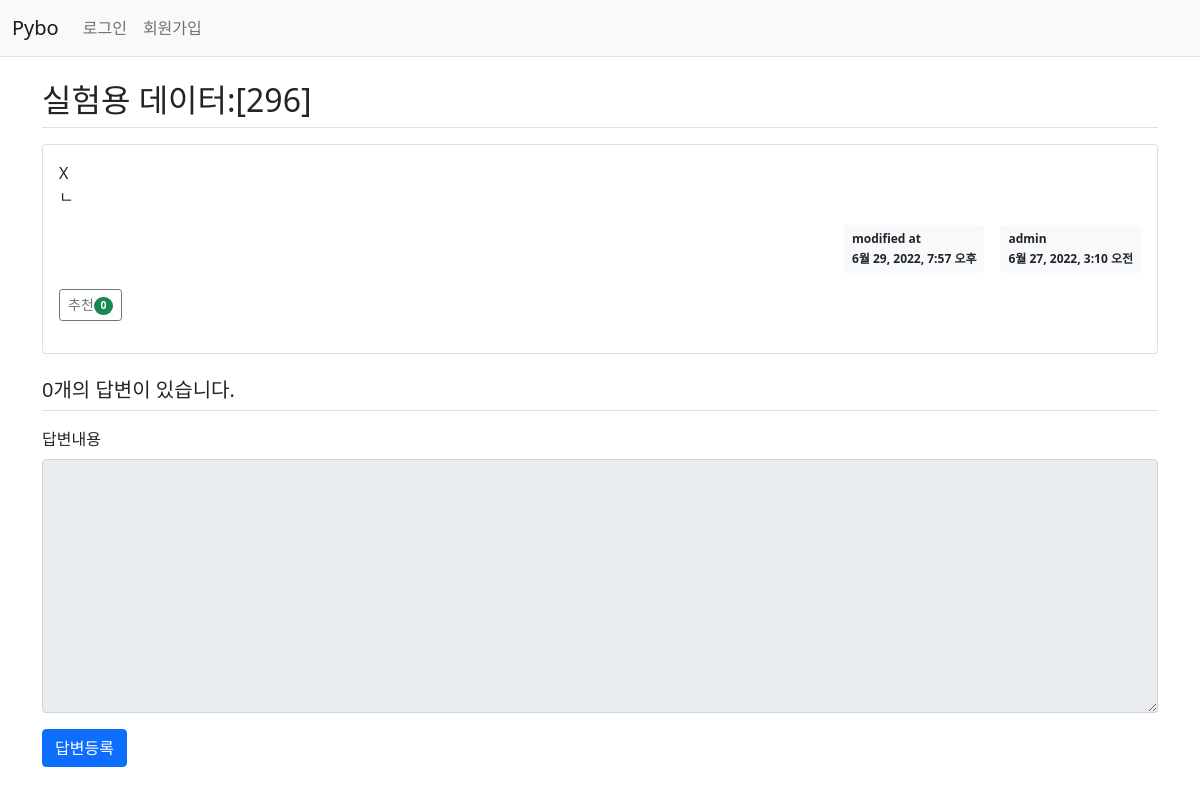
The app's page /pybo/314/, older data.
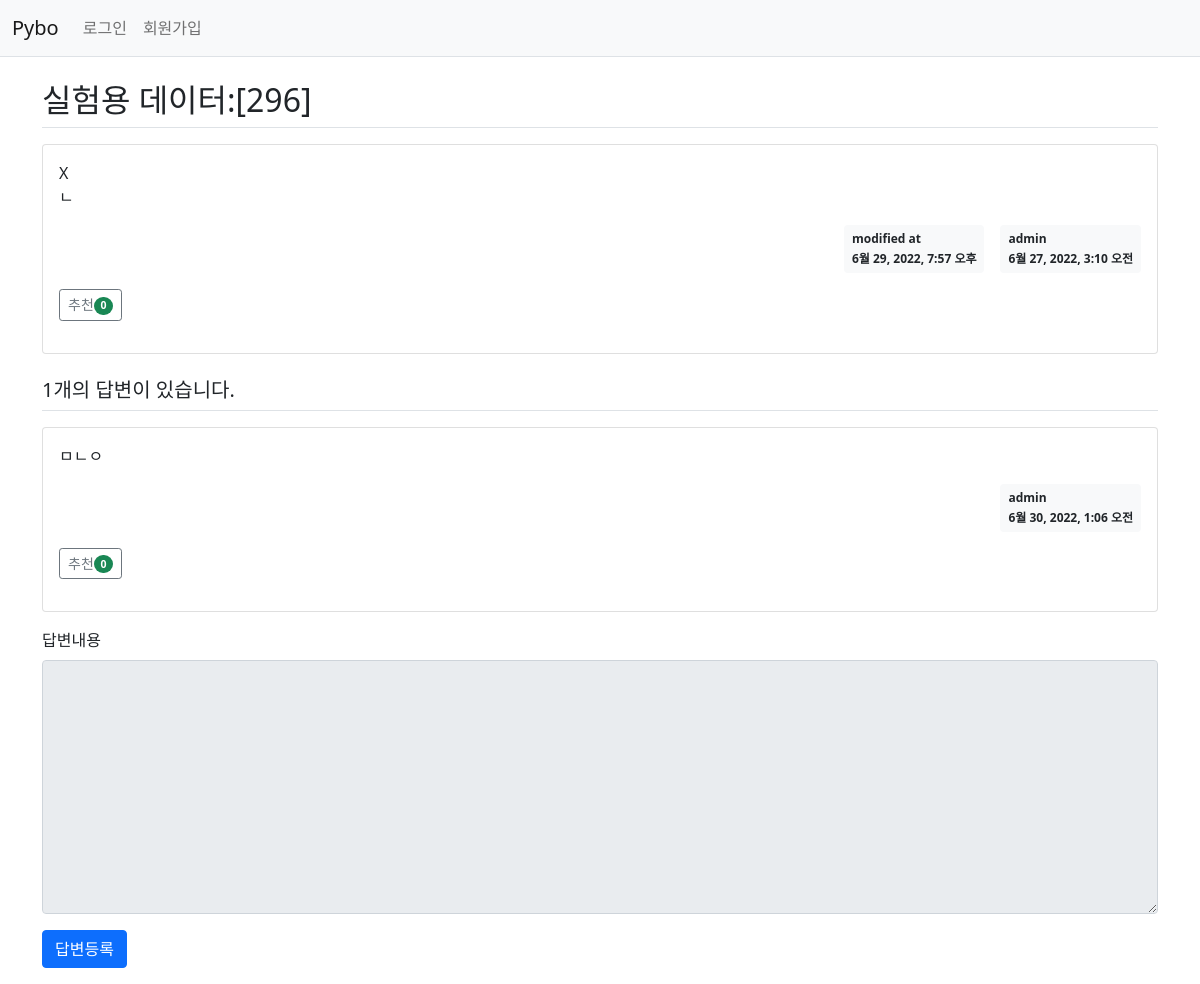
The same page, newer data.
### pybo/models.py (models this page shows, shortened)
class Question(models.Model):
    subject = models.CharField(max_length=200)
    content = models.TextField()
    create_date = models.DateTimeField()
    author = models.ForeignKey(User, on_delete=models.CASCADE, related_name='author_question')
    modify_date = models.DateTimeField(null=True, blank=True)
    voter = models.ManyToManyField(User, related_name='voter_question')

class Answer(models.Model):
    question = models.ForeignKey(Question, on_delete=models.CASCADE)
    content = models.TextField()
    create_date = models.DateTimeField()
    author = models.ForeignKey(User, on_delete=models.CASCADE, related_name='author_answer')
    modify_date = models.DateTimeField(null=True, blank=True)
    voter = models.ManyToManyField(User, related_name='voter_answer')

### pybo/views/base_views.py (the view)
# urls.py: path('<int:question_id>/', base_views.detail, name='detail'),
def detail(request, question_id):
    question = get_object_or_404(Question, pk=question_id)
    context = {'question': question}
    return render(request, 'pybo/question_detail.html', context)

### pybo/templatetags/pybo_filter.py (called while the page is built)
@register.filter()
def mark(value):
    extensions = ["nl2br", "fenced_code"]
    return mark_safe(markdown.markdown(value, extensions=extensions))

### templates/pybo/question_detail.html (shortened to what this page needs)
{% extends 'base.html' %}
{% load pybo_filter %}
{% block content %}
<div class="container my-3">
  <h2 class="border-bottom py-2">{{ question.subject }}</h2>
  <div class="card my-3">
    <div class="card-body">
      <div class="card-text">{{ question.content|mark }}</div>
      <div class="d-flex justify-content-end">
        {% if question.modify_date %}
        <div class="badge bg-light text-dark p-2 text-start mx-3">
          <div class="mb-2">modified at</div>
          <div>{{ question.modify_date }}</div>
        </div>
        {% endif %}
        <div class="badge bg-light text-dark p-2 text-start">
          <div class="mb-2">{{ question.author.username }}</div>
          <div>{{ question.create_date }}</div>
        </div>
      </div>
      <div class="my-3">
        <a href="javascript:void(0)" class="recommend btn btn-sm btn-outline-secondary" data-uri="{% url 'pybo:question_vote' question.id %}">추천<span class="badge rounded-pill bg-success">{{ question.voter.count }}</span></a>
      </div>
    </div>
  </div>
  <h5 class="border-bottom my-3 py-2">{{ question.answer_set.count }}개의 답변이 있습니다.</h5>
  {% for answer in question.answer_set.all %}
  <div class="card my-3">
    <div class="card-body">
      <div class="card-text">{{ answer.content|mark }}</div>
      <div class="d-flex justify-content-end">
        <div class="badge bg-light text-dark p-2 text-start">
          <div class="mb-2">{{ answer.author.username }}</div>
          <div>{{ answer.create_date }}</div>
        </div>
      </div>
      <div class="my-3">
        <a href="javascript:void(0)" class="recommend btn btn-sm btn-outline-secondary" data-uri="{% url 'pybo:answer_vote' answer.id %}">추천<span class="badge rounded-pill bg-success">{{ answer.voter.count }}</span></a>
      </div>
    </div>
  </div>
  {% endfor %}
  <form action="{% url 'pybo:answer_create' question.id %}" method="POST">
    <div class="mb-3">
    <label class="form-label" for="content">답변내용</label>
    <textarea {% if not user.is_authenticated %}disabled{% endif %} name="content" id="content" rows="10" class="form-control"></textarea>
    </div>
    <input type="submit" class="btn btn-primary" value="답변등록">
  </form>
</div>
{% endblock %}

Row changes from the older to the newer data that the page shows:
computed for Question "실험용 데이터:[296]": answer_set.count "0" → "1"
added Answer: content|mark "ㅁㄴㅇ", author.username "admin", create_date "6월 30, 2022, 1:06 오전", voter.count "0"
